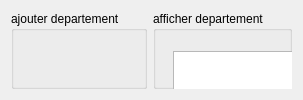
                    <widget class="QWidget" name="tab_7">
                     <attribute name="title">
                      <string>departements</string>
                     </attribute>
                     <layout class="QHBoxLayout" name="horizontalLayout_64">
                      <item>
                       <layout class="QHBoxLayout" name="horizontalLayout_63">
                        <item>
                         <widget class="QGroupBox" name="groupBox_13">
                          <property name="title">
                           <string>ajouter departement</string>
                          </property>
                          <widget class="QWidget" name="horizontalLayoutWidget_7">
                           <property name="geometry">
                            <rect>
                             <x>9</x>
                             <y>39</y>
                             <width>481</width>
                             <height>291</height>
                            </rect>
                           </property>
                           <layout class="QHBoxLayout" name="horizontalLayout_65">
                            <item>
                             <layout class="QFormLayout" name="formLayout_8">
                              <item row="1" column="0">
                               <widget class="QLabel" name="label_10">
                                <property name="text">
                                 <string>reference</string>
                                </property>
                               </widget>
                              </item>
                              <item row="3" column="0">
                               <widget class="QLabel" name="label_11">
                                <property name="text">
                                 <string>nb_employes</string>
                                </property>
                               </widget>
                              </item>
                              <item row="2" column="0">
                               <widget class="QLabel" name="label_12">
                                <property name="text">
                                 <string>nom</string>
                                </property>
                               </widget>
                              </item>
                              <item row="1" column="1">
                               <widget class="QLineEdit" name="lineEdit_reference"/>
                              </item>
                              <item row="2" column="1">
                               <widget class="QLineEdit" name="lineEdit_nomm"/>
                              </item>
                              <item row="3" column="1">
                               <widget class="QLineEdit" name="lineEdit_nbemployes"/>
                              </item>
                              <item row="4" column="1">
                               <spacer name="verticalSpacer_3">
                                <property name="orientation">
                                 <enum>Qt::Vertical</enum>
                                </property>
                                <property name="sizeHint" stdset="0">
                                 <size>
                                  <width>20</width>
                                  <height>40</height>
                                 </size>
                                </property>
                               </spacer>
                              </item>
                              <item row="0" column="1">
                               <spacer name="verticalSpacer_4">
                                <property name="orientation">
                                 <enum>Qt::Vertical</enum>
                                </property>
                                <property name="sizeHint" stdset="0">
                                 <size>
                                  <width>20</width>
                                  <height>40</height>
                                 </size>
                                </property>
                               </spacer>
                              </item>
                             </layout>
                            </item>
                           </layout>
                          </widget>
                          <widget class="QWidget" name="horizontalLayoutWidget_8">
                           <property name="geometry">
                            <rect>
                             <x>10</x>
                             <y>340</y>
                             <width>481</width>
                             <height>80</height>
                            </rect>
                           </property>
                           <layout class="QHBoxLayout" name="horizontalLayout_66">
                            <item>
                             <widget class="QPushButton" name="ajouter_departement">
                              <property name="text">
                               <string>ajouter</string>
                              </property>
                             </widget>
                            </item>
                            <item>
                             <widget class="QPushButton" name="reset_departement">
                              <property name="text">
                               <string>reset</string>
                              </property>
                             </widget>
                            </item>
                            <item>
                             <spacer name="horizontalSpacer_3">
                              <property name="orientation">
                               <enum>Qt::Horizontal</enum>
                              </property>
                              <property name="sizeHint" stdset="0">
                               <size>
                                <width>40</width>
                                <height>20</height>
                               </size>
                              </property>
                             </spacer>
                            </item>
                            <item>
                             <widget class="QPushButton" name="modifier_departement">
                              <property name="text">
                               <string>modifier</string>
                              </property>
                             </widget>
                            </item>
                           </layout>
                          </widget>
                         </widget>
                        </item>
                        <item>
                         <widget class="QGroupBox" name="groupBox_14">
                          <property name="title">
                           <string>afficher departement</string>
                          </property>
                          <widget class="QWidget" name="horizontalLayoutWidget_9">
                           <property name="geometry">
                            <rect>
                             <x>10</x>
                             <y>340</y>
                             <width>471</width>
                             <height>81</height>
                            </rect>
                           </property>
                           <layout class="QHBoxLayout" name="horizontalLayout_67">
                            <item>
                             <spacer name="horizontalSpacer_4">
                              <property name="orientation">
                               <enum>Qt::Horizontal</enum>
                              </property>
                              <property name="sizeHint" stdset="0">
                               <size>
                                <width>40</width>
                                <height>20</height>
                               </size>
                              </property>
                             </spacer>
                            </item>
                            <item>
                             <widget class="QPushButton" name="sypprimer_departement">
                              <property name="text">
                               <string>supprimer</string>
                              </property>
                             </widget>
                            </item>
                           </layout>
                          </widget>
                          <widget class="QWidget" name="verticalLayoutWidget_5">
                           <property name="geometry">
                            <rect>
                             <x>20</x>
                             <y>40</y>
                             <width>451</width>
                             <height>281</height>
                            </rect>
                           </property>
                           <layout class="QVBoxLayout" name="verticalLayout_28">
                            <item>
                             <layout class="QHBoxLayout" name="horizontalLayout_68">
                              <item>
                               <widget class="QTableView" name="tableView_departement"/>
                              </item>
                             </layout>
                            </item>
                           </layout>
                          </widget>
                         </widget>
                        </item>
                       </layout>
                      </item>
                     </layout>
                    </widget>
